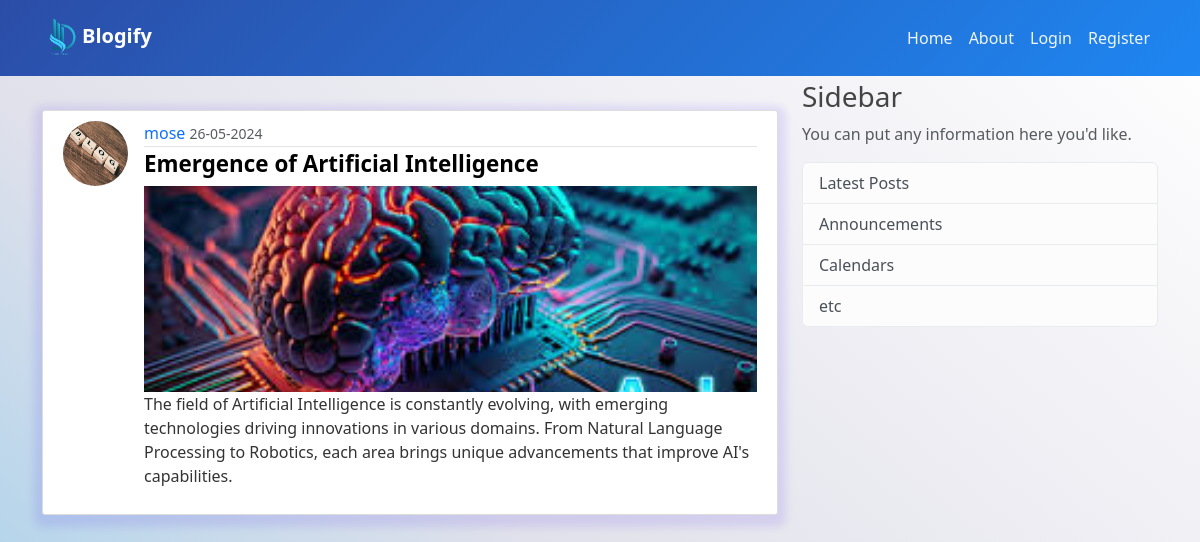
Before: /post/4 with the older database file.
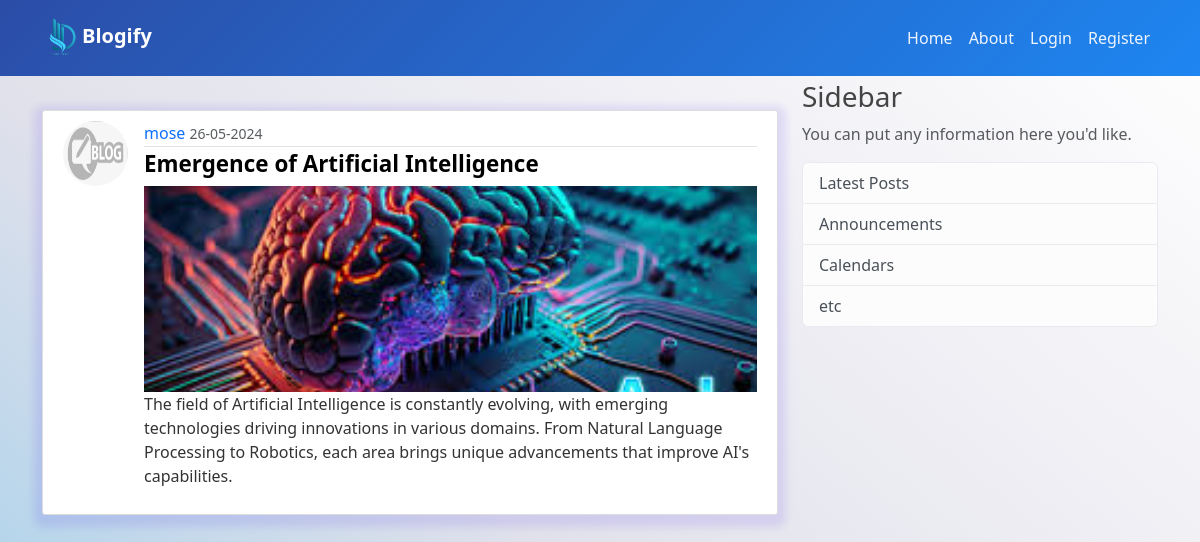
After: the same page with the newer database file.
### Blogify/model.py (models this page shows, shortened)
class User(db.Model, UserMixin):
    id = db.Column(db.Integer, primary_key=True)
    username = db.Column(db.String(20), unique=True, nullable=False)
    email = db.Column(db.String(120), unique=True, nullable=False)
    image_file = db.Column(db.String(20), nullable=False, default='default.jpg')
    password = db.Column(db.String(60), nullable=False)
    posts = db.relationship('Post', backref='author', lazy=True)

class Post(db.Model):
    id = db.Column(db.Integer, primary_key=True)
    title = db.Column(db.String(100), nullable=False)
    image_file = db.Column(db.String(20), nullable=False, default='default.jpg')
    date_posted = db.Column(db.DateTime, nullable=False, default=datetime.utcnow)
    content = db.Column(db.Text, nullable=False)
    user_id = db.Column(db.Integer, db.ForeignKey('user.id'), nullable=False)

### Blogify/route.py (the view)
@app.route("/post/<int:post_id>")
def post(post_id):
    post = Post.query.get_or_404(post_id)
    return render_template('post.html', title=post.title, post=post)

### Blogify/templates/post.html (shortened to what this page needs)
{% extends "main.html" %}
{% block content %}
<article class="media content-section">
  {% if post.author.image_file.startswith('images/') %}
    <img class="rounded-circle article-img" src="{{ url_for('static', filename=post.author.image_file) }}">
  {% else %}
    <img class="rounded-circle article-img" src="{{ post.author.image_file }}">
  {% endif %}                                                                                                                                                                                                               <div class="media-body">                                                                                        <div class="article-metadata">                                                                                  <a class="mr-2" href="{{ url_for('user_post', username=post.author.username) }}">{{ post.author.username }}</a>
            <small class="text-muted">{{ post.date_posted.strftime('%d-%m-%Y') }}</small>
        </div>
        <h2 class="article-title">{{ post.title }}</h2>
        <img style="width: 100%; object-fit: cover; height: 206px;" src="{{ post.image_file }}" alt="">
        <p class="article-content">{{ post.content }}</p>
    </div>
</article>
{% endblock content %}

### Blogify/templates/main.html (shortened to what this page needs)
<!DOCTYPE html>
<html lang="en">
<head>
  <link href="https://cdn.jsdelivr.net/npm/bootstrap@5.3.2/dist/css/bootstrap.min.css" rel="stylesheet"
>
  <link rel="stylesheet" type="text/css" href="{{ url_for('static', filename='main.css') }}">
</head>
<body>
  <header class="site-header">
    <nav class="navbar navbar-expand-md navbar-dark bg-steel fixed-top">
      <div class="container">
        <a class="navbar-brand mr-4" href="/"><img style="width: 100%; object-fit: cover; height: 40px; width: 40px;" class="image"
            src="{{ url_for('static', filename='images/logo.png') }}">Blogify</a>
        <div class="collapse  navbar-collapse" id="navbarToggle">
          <div class="navbar-nav mr-auto">
            <a class="nav-item nav-link" href="{{ url_for('home') }}">Home</a>
            <a class="nav-item nav-link" href="{{ url_for('about') }}">About</a>
            {% if current_user.is_authenticated %}
            <a class="nav-item nav-link" href="{{ url_for('new_post') }}">New Post</a>
            <a class="nav-item nav-link" href="{{ url_for('account') }}">Account</a>
            <a class="nav-item nav-link" href="{{ url_for('logout') }}">Logout</a>
            {% else %}
            <a class="nav-item nav-link" href="{{ url_for('login') }}">Login</a>
            <a class="nav-item nav-link" href="{{ url_for('register') }}">Register</a>
            {% endif %}
          </div>
        </div>
      </div>
    </nav>
  </header>
  <main role="main" class="container">
    <div class="row">
      <div class="col-md-8">
        {% block content %}{% endblock %}
      </div>
      <div class="col-md-4 mt-6">
        <div class="content-section">
          <h3>Sidebar</h3>
          <p class='text-muted'>You can put any information here you'd like.
          <ul class="list-group">
            <li class="list-group-item list-group-item-light">Latest Posts</li>
            <li class="list-group-item list-group-item-light">Announcements</li>
            <li class="list-group-item list-group-item-light">Calendars</li>
            <li class="list-group-item list-group-item-light">etc</li>
          </ul>
          </p>
        </div>
      </div>
    </div>
  </main>
</body>
</html>

### Blogify/static/main.css (style rules this page uses)
:root { --primary: #0463FA; --light: #EFF5FF; --dark: #1B2C51; }
body { background: rgb(255,255,255); background: linear-gradient(220deg, rgba(255,255,255,1) 0%, rgba(225,225,235,1) 58%, rgb(150, 204, 235) 100%); color: #333333; height: 100vh; margin-top: 5rem; }
h1, h2, h3, h4, h5, h6 { color: #444444; }
.bg-steel { background: rgba(43, 77, 167, 1.0); background: linear-gradient(135deg, rgba(43, 77, 167, 1.0), rgba(30, 134, 241, 1.0)); padding: 13px 10px; }
.site-header .navbar-nav { width: 100%; display: flex; justify-content: flex-end; font-weight: 500; }
.site-header .navbar-brand { font-weight: 700; transition: ease-in 2s; }
.site-header .navbar-nav .nav-link { color: var(--light); transition: ease-in 2s; }
.media { background: #ffffff; box-shadow: 0 4px 8px 8px rgba(48, 6, 237, 0.1); border: 1px solid #dddddd; border-radius: 3px; margin-bottom: 20px; font-weight: 500; padding: 10px 20px; }
.media { width: 100%; display: flex; margin: 30px auto; }
.media-body { width: 100%; }
.article-title { color: black; text-decoration: none; font-size: 1.4rem; font-weight: 600; }
.article-content { white-space: pre-line; font-weight: 500; }
.article-img { height: 65px; width: 65px; margin-right: 16px; }
.article-metadata { padding-bottom: 1px; margin-bottom: 4px; border-bottom: 1px solid #e3e3e3; }
.article-metadata a { text-decoration: none; }

Changed rows visible on the page:
changed User "mose": author.image_file: a different picture
